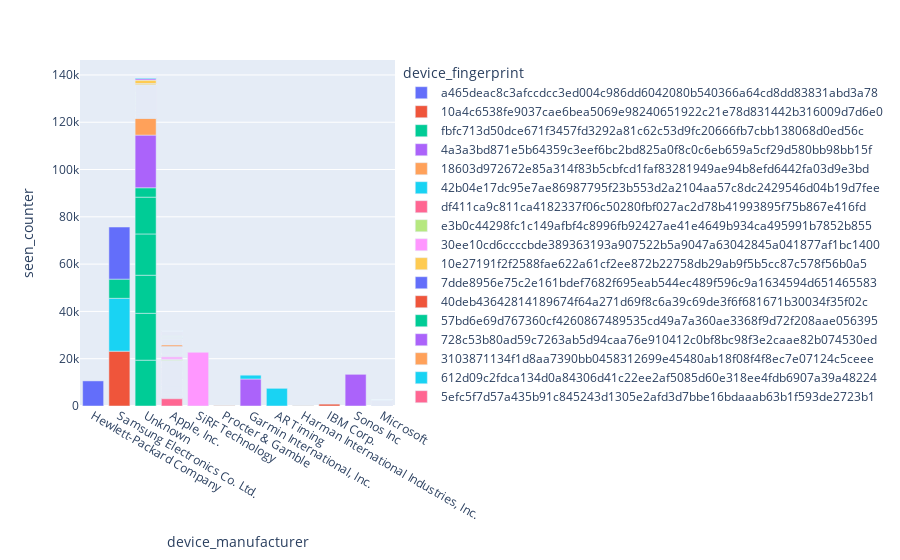

Notebook code for this chart:
### Code cell
# Get all devices with a device fingerprint, seen since the cut-off
qs = Device.objects.filter(
    device_fingerprint__isnull=False,
    seen_last__gte=cut_off
).exclude(device_fingerprint__exact='')

# Generate a Pandas dataframe
df = read_frame(qs, fieldnames=['device_fingerprint', 'device_manufacturer', 'seen_counter'])

# Visualize the result using Plotly
fig = px.bar(df, x="device_manufacturer", y="seen_counter", color="device_fingerprint")
fig.show()

### Figure 1 — Plotly figure (JSON) as saved in the notebook; plotly's stock layout.template omitted (floating-point values rounded to 4 significant figures; data arrays with more than 128 entries replaced by an {"elided": "..."} marker saying what was removed)
{"data": [{"alignmentgroup": "True", "hovertemplate": "device_fingerprint=a465deac8c3afccdcc3ed004c986dd6042080b540366a64cd8dd83831abd3a78<br>device_manufacturer=%{x}<br>seen_counter=%{y}<extra></extra>", "legendgroup": "a465deac8c3afccdcc3ed004c986dd6042080b540366a64cd8dd83831abd3a78", "marker": {"color": "#636efa"}, "name": "a465deac8c3afccdcc3ed004c986dd6042080b540366a64cd8dd83831abd3a78", "offsetgroup": "a465deac8c3afccdcc3ed004c986dd6042080b540366a64cd8dd83831abd3a78", "orientation": "v", "showlegend": true, "textposition": "auto", "type": "bar", "x": ["Hewlett-Packard Company"], "xaxis": "x", "y": [10613], "yaxis": "y"}, {"alignmentgroup": "True", "hovertemplate": "device_fingerprint=10a4c6538fe9037cae6bea5069e98240651922c21e78d831442b316009d7d6e0<br>device_manufacturer=%{x}<br>seen_counter=%{y}<extra></extra>", "legendgroup": "10a4c6538fe9037cae6bea5069e98240651922c21e78d831442b316009d7d6e0", "marker": {"color": "#EF553B"}, "name": "10a4c6538fe9037cae6bea5069e98240651922c21e78d831442b316009d7d6e0", "offsetgroup": "10a4c6538fe9037cae6bea5069e98240651922c21e78d831442b316009d7d6e0", "orientation": "v", "showlegend": true, "textposition": "auto", "type": "bar", "x": ["Samsung Electronics Co. Ltd."], "xaxis": "x", "y": [23183], "yaxis": "y"}, {"alignmentgroup": "True", "hovertemplate": "device_fingerprint=fbfc713d50dce671f3457fd3292a81c62c53d9fc20666fb7cbb138068d0ed56c<br>device_manufacturer=%{x}<br>seen_counter=%{y}<extra></extra>", "legendgroup": "fbfc713d50dce671f3457fd3292a81c62c53d9fc20666fb7cbb138068d0ed56c", "marker": {"color": "#00cc96"}, "name": "fbfc713d50dce671f3457fd3292a81c62c53d9fc20666fb7cbb138068d0ed56c", "offsetgroup": "fbfc713d50dce671f3457fd3292a81c62c53d9fc20666fb7cbb138068d0ed56c", "orientation": "v", "showlegend": true, "textposition": "auto", "type": "bar", "x": ["Unknown", "Unknown", "Unknown", "Unknown", "Unknown", "Unknown"], "xaxis": "x", "y": [19376, 19819, 16112, 17446, 15567, 3968], "yaxis": "y"}, {"alignmentgroup": "True", "hovertemplate": "device_fingerprint=4a3a3bd871e5b64359c3eef6bc2bd825a0f8c0c6eb659a5cf29d580bb98bb15f<br>device_manufacturer=%{x}<br>seen_counter=%{y}<extra></extra>", "legendgroup": "4a3a3bd871e5b64359c3eef6bc2bd825a0f8c0c6eb659a5cf29d580bb98bb15f", "marker": {"color": "#ab63fa"}, "name": "4a3a3bd871e5b64359c3eef6bc2bd825a0f8c0c6eb659a5cf29d580bb98bb15f", "offsetgroup": "4a3a3bd871e5b64359c3eef6bc2bd825a0f8c0c6eb659a5cf29d580bb98bb15f", "orientation": "v", "showlegend": true, "textposition": "auto", "type": "bar", "x": ["Unknown"], "xaxis": "x", "y": [22269], "yaxis": "y"}, {"alignmentgroup": "True", "hovertemplate": "device_fingerprint=18603d972672e85a314f83b5cbfcd1faf83281949ae94b8efd6442fa03d9e3bd<br>device_manufacturer=%{x}<br>seen_counter=%{y}<extra></extra>", "legendgroup": "18603d972672e85a314f83b5cbfcd1faf83281949ae94b8efd6442fa03d9e3bd", "marker": {"color": "#FFA15A"}, "name": "18603d972672e85a314f83b5cbfcd1faf83281949ae94b8efd6442fa03d9e3bd", "offsetgroup": "18603d972672e85a314f83b5cbfcd1faf83281949ae94b8efd6442fa03d9e3bd", "orientation": "v", "showlegend": true, "textposition": "auto", "type": "bar", "x": ["Unknown"], "xaxis": "x", "y": [7333], "yaxis": "y"}, {"alignmentgroup": "True", "hovertemplate": "device_fingerprint=42b04e17dc95e7ae86987795f23b553d2a2104aa57c8dc2429546d04b19d7fee<br>device_manufacturer=%{x}<br>seen_counter=%{y}<extra></extra>", "legendgroup": "42b04e17dc95e7ae86987795f23b553d2a2104aa57c8dc2429546d04b19d7fee", "marker": {"color": "#19d3f3"}, "name": "42b04e17dc95e7ae86987795f23b553d2a2104aa57c8dc2429546d04b19d7fee", "offsetgroup": "42b04e17dc95e7ae86987795f23b553d2a2104aa57c8dc2429546d04b19d7fee", "orientation": "v", "showlegend": true, "textposition": "auto", "type": "bar", "x": ["Samsung Electronics Co. Ltd."], "xaxis": "x", "y": [22364], "yaxis": "y"}, {"alignmentgroup": "True", "hovertemplate": "device_fingerprint=df411ca9c811ca4182337f06c50280fbf027ac2d78b41993895f75b867e416fd<br>device_manufacturer=%{x}<br>seen_counter=%{y}<extra></extra>", "legendgroup": "df411ca9c811ca4182337f06c50280fbf027ac2d78b41993895f75b867e416fd", "marker": {"color": "#FF6692"}, "name": "df411ca9c811ca4182337f06c50280fbf027ac2d78b41993895f75b867e416fd", "offsetgroup": "df411ca9c811ca4182337f06c50280fbf027ac2d78b41993895f75b867e416fd", "orientation": "v", "showlegend": true, "textposition": "auto", "type": "bar", "x": ["Apple, Inc."], "xaxis": "x", "y": [3108], "yaxis": "y"}, {"alignmentgroup": "True", "hovertemplate": "device_fingerprint=e3b0c44298fc1c149afbf4c8996fb92427ae41e4649b934ca495991b7852b855<br>device_manufacturer=%{x}<br>seen_counter=%{y}<extra></extra>", "legendgroup": "e3b0c44298fc1c149afbf4c8996fb92427ae41e4649b934ca495991b7852b855", "marker": {"color": "#B6E880"}, "name": "e3b0c44298fc1c149afbf4c8996fb92427ae41e4649b934ca495991b7852b855", "offsetgroup": "e3b0c44298fc1c149afbf4c8996fb92427ae41e4649b934ca495991b7852b855", "orientation": "v", "showlegend": true, "textposition": "auto", "type": "bar", "x": {"elided": "4270 str values"}, "xaxis": "x", "y": {"elided": "4270 int values"}, "yaxis": "y"}, {"alignmentgroup": "True", "hovertemplate": "device_fingerprint=30ee10cd6ccccbde389363193a907522b5a9047a63042845a041877af1bc1400<br>device_manufacturer=%{x}<br>seen_counter=%{y}<extra></extra>", "legendgroup": "30ee10cd6ccccbde389363193a907522b5a9047a63042845a041877af1bc1400", "marker": {"color": "#FF97FF"}, "name": "30ee10cd6ccccbde389363193a907522b5a9047a63042845a041877af1bc1400", "offsetgroup": "30ee10cd6ccccbde389363193a907522b5a9047a63042845a041877af1bc1400", "orientation": "v", "showlegend": true, "textposition": "auto", "type": "bar", "x": ["SiRF Technology"], "xaxis": "x", "y": [22706], "yaxis": "y"}, {"alignmentgroup": "True", "hovertemplate": "device_fingerprint=10e27191f2f2588fae622a61cf2ee872b22758db29ab9f5b5cc87c578f56b0a5<br>device_manufacturer=%{x}<br>seen_counter=%{y}<extra></extra>", "legendgroup": "10e27191f2f2588fae622a61cf2ee872b22758db29ab9f5b5cc87c578f56b0a5", "marker": {"color": "#FECB52"}, "name": "10e27191f2f2588fae622a61cf2ee872b22758db29ab9f5b5cc87c578f56b0a5", "offsetgroup": "10e27191f2f2588fae622a61cf2ee872b22758db29ab9f5b5cc87c578f56b0a5", "orientation": "v", "showlegend": true, "textposition": "auto", "type": "bar", "x": ["Unknown"], "xaxis": "x", "y": [478], "yaxis": "y"}, {"alignmentgroup": "True", "hovertemplate": "device_fingerprint=7dde8956e75c2e161bdef7682f695eab544ec489f596c9a1634594d651465583<br>device_manufacturer=%{x}<br>seen_counter=%{y}<extra></extra>", "legendgroup": "7dde8956e75c2e161bdef7682f695eab544ec489f596c9a1634594d651465583", "marker": {"color": "#636efa"}, "name": "7dde8956e75c2e161bdef7682f695eab544ec489f596c9a1634594d651465583", "offsetgroup": "7dde8956e75c2e161bdef7682f695eab544ec489f596c9a1634594d651465583", "orientation": "v", "showlegend": true, "textposition": "auto", "type": "bar", "x": ["Procter & Gamble"], "xaxis": "x", "y": [85], "yaxis": "y"}, {"alignmentgroup": "True", "hovertemplate": "device_fingerprint=40deb43642814189674f64a271d69f8c6a39c69de3f6f681671b30034f35f02c<br>device_manufacturer=%{x}<br>seen_counter=%{y}<extra></extra>", "legendgroup": "40deb43642814189674f64a271d69f8c6a39c69de3f6f681671b30034f35f02c", "marker": {"color": "#EF553B"}, "name": "40deb43642814189674f64a271d69f8c6a39c69de3f6f681671b30034f35f02c", "offsetgroup": "40deb43642814189674f64a271d69f8c6a39c69de3f6f681671b30034f35f02c", "orientation": "v", "showlegend": true, "textposition": "auto", "type": "bar", "x": ["Procter & Gamble"], "xaxis": "x", "y": [113], "yaxis": "y"}, {"alignmentgroup": "True", "hovertemplate": "device_fingerprint=57bd6e69d767360cf4260867489535cd49a7a360ae3368f9d72f208aae056395<br>device_manufacturer=%{x}<br>seen_counter=%{y}<extra></extra>", "legendgroup": "57bd6e69d767360cf4260867489535cd49a7a360ae3368f9d72f208aae056395", "marker": {"color": "#00cc96"}, "name": "57bd6e69d767360cf4260867489535cd49a7a360ae3368f9d72f208aae056395", "offsetgroup": "57bd6e69d767360cf4260867489535cd49a7a360ae3368f9d72f208aae056395", "orientation": "v", "showlegend": true, "textposition": "auto", "type": "bar", "x": ["Samsung Electronics Co. Ltd."], "xaxis": "x", "y": [8106], "yaxis": "y"}, {"alignmentgroup": "True", "hovertemplate": "device_fingerprint=728c53b80ad59c7263ab5d94caa76e910412c0bf8bc98f3e2caae82b074530ed<br>device_manufacturer=%{x}<br>seen_counter=%{y}<extra></extra>", "legendgroup": "728c53b80ad59c7263ab5d94caa76e910412c0bf8bc98f3e2caae82b074530ed", "marker": {"color": "#ab63fa"}, "name": "728c53b80ad59c7263ab5d94caa76e910412c0bf8bc98f3e2caae82b074530ed", "offsetgroup": "728c53b80ad59c7263ab5d94caa76e910412c0bf8bc98f3e2caae82b074530ed", "orientation": "v", "showlegend": true, "textposition": "auto", "type": "bar", "x": ["Garmin International, Inc."], "xaxis": "x", "y": [11414], "yaxis": "y"}, {"alignmentgroup": "True", "hovertemplate": "device_fingerprint=3103871134f1d8aa7390bb0458312699e45480ab18f08f4f8ec7e07124c5ceee<br>device_manufacturer=%{x}<br>seen_counter=%{y}<extra></extra>", "legendgroup": "3103871134f1d8aa7390bb0458312699e45480ab18f08f4f8ec7e07124c5ceee", "marker": {"color": "#FFA15A"}, "name": "3103871134f1d8aa7390bb0458312699e45480ab18f08f4f8ec7e07124c5ceee", "offsetgroup": "3103871134f1d8aa7390bb0458312699e45480ab18f08f4f8ec7e07124c5ceee", "orientation": "v", "showlegend": true, "textposition": "auto", "type": "bar", "x": ["Procter & Gamble"], "xaxis": "x", "y": [132], "yaxis": "y"}, {"alignmentgroup": "True", "hovertemplate": "device_fingerprint=612d09c2fdca134d0a84306d41c22ee2af5085d60e318ee4fdb6907a39a48224<br>device_manufacturer=%{x}<br>seen_counter=%{y}<extra></extra>", "legendgroup": "612d09c2fdca134d0a84306d41c22ee2af5085d60e318ee4fdb6907a39a48224", "marker": {"color": "#19d3f3"}, "name": "612d09c2fdca134d0a84306d41c22ee2af5085d60e318ee4fdb6907a39a48224", "offsetgroup": "612d09c2fdca134d0a84306d41c22ee2af5085d60e318ee4fdb6907a39a48224", "orientation": "v", "showlegend": true, "textposition": "auto", "type": "bar", "x": ["AR Timing"], "xaxis": "x", "y": [7473], "yaxis": "y"}, {"alignmentgroup": "True", "hovertemplate": "device_fingerprint=5efc5f7d57a435b91c845243d1305e2afd3d7bbe16bdaaab63b1f593de2723b1<br>device_manufacturer=%{x}<br>seen_counter=%{y}<extra></extra>", "legendgroup": "5efc5f7d57a435b91c845243d1305e2afd3d7bbe16bdaaab63b1f593de2723b1", "marker": {"color": "#FF6692"}, "name": "5efc5f7d57a435b91c845243d1305e2afd3d7bbe16bdaaab63b1f593de2723b1", "offsetgroup": "5efc5f7d57a435b91c845243d1305e2afd3d7bbe16bdaaab63b1f593de2723b1", "orientation": "v", "showlegend": true, "textposition": "auto", "type": "bar", "x": ["Apple, Inc."], "xaxis": "x", "y": [318], "yaxis": "y"}, {"alignmentgroup": "True", "hovertemplate": "device_fingerprint=73cc8e9372708ce766f5ee8813682d61aec8928127123d7598543e375c372042<br>device_manufacturer=%{x}<br>seen_counter=%{y}<extra></extra>", "legendgroup": "73cc8e9372708ce766f5ee8813682d61aec8928127123d7598543e375c372042", "marker": {"color": "#B6E880"}, "name": "73cc8e9372708ce766f5ee8813682d61aec8928127123d7598543e375c372042", "offsetgroup": "73cc8e9372708ce766f5ee8813682d61aec8928127123d7598543e375c372042", "orientation": "v", "showlegend": true, "textposition": "auto", "type": "bar", "x": ["Harman International Industries, Inc."], "xaxis": "x", "y": [128], "yaxis": "y"}, {"alignmentgroup": "True", "hovertemplate": "device_fingerprint=1a3a872992f7ab63313b685b23eb9ce5c5c9f4d99c10d7e4be05581e7049399b<br>device_manufacturer=%{x}<br>seen_counter=%{y}<extra></extra>", "legendgroup": "1a3a872992f7ab63313b685b23eb9ce5c5c9f4d99c10d7e4be05581e7049399b", "marker": {"color": "#FF97FF"}, "name": "1a3a872992f7ab63313b685b23eb9ce5c5c9f4d99c10d7e4be05581e7049399b", "offsetgroup": "1a3a872992f7ab63313b685b23eb9ce5c5c9f4d99c10d7e4be05581e7049399b", "orientation": "v", "showlegend": true, "textposition": "auto", "type": "bar", "x": ["Apple, Inc."], "xaxis": "x", "y": [26], "yaxis": "y"}, {"alignmentgroup": "True", "hovertemplate": "device_fingerprint=9d6fb2cf4f06bdbbea2fa100b092607345ec3e8f7733c6494fd5680be18c4688<br>device_manufacturer=%{x}<br>seen_counter=%{y}<extra></extra>", "legendgroup": "9d6fb2cf4f06bdbbea2fa100b092607345ec3e8f7733c6494fd5680be18c4688", "marker": {"color": "#FECB52"}, "name": "9d6fb2cf4f06bdbbea2fa100b092607345ec3e8f7733c6494fd5680be18c4688", "offsetgroup": "9d6fb2cf4f06bdbbea2fa100b092607345ec3e8f7733c6494fd5680be18c4688", "orientation": "v", "showlegend": true, "textposition": "auto", "type": "bar", "x": ["Apple, Inc."], "xaxis": "x", "y": [74], "yaxis": "y"}, {"alignmentgroup": "True", "hovertemplate": "device_fingerprint=13ada7172958af1831cf2ace612e776d6ce5802e98bf2a76e8140a820119b402<br>device_manufacturer=%{x}<br>seen_counter=%{y}<extra></extra>", "legendgroup": "13ada7172958af1831cf2ace612e776d6ce5802e98bf2a76e8140a820119b402", "marker": {"color": "#636efa"}, "name": "13ada7172958af1831cf2ace612e776d6ce5802e98bf2a76e8140a820119b402", "offsetgroup": "13ada7172958af1831cf2ace612e776d6ce5802e98bf2a76e8140a820119b402", "orientation": "v", "showlegend": true, "textposition": "auto", "type": "bar", "x": ["Samsung Electronics Co. Ltd."], "xaxis": "x", "y": [22037], "yaxis": "y"}, {"alignmentgroup": "True", "hovertemplate": "device_fingerprint=4e568dd0e44e107f7c76737f144625068f54b9478677b6553d82fb8ea897d438<br>device_manufacturer=%{x}<br>seen_counter=%{y}<extra></extra>", "legendgroup": "4e568dd0e44e107f7c76737f144625068f54b9478677b6553d82fb8ea897d438", "marker": {"color": "#EF553B"}, "name": "4e568dd0e44e107f7c76737f144625068f54b9478677b6553d82fb8ea897d438", "offsetgroup": "4e568dd0e44e107f7c76737f144625068f54b9478677b6553d82fb8ea897d438", "orientation": "v", "showlegend": true, "textposition": "auto", "type": "bar", "x": ["IBM Corp."], "xaxis": "x", "y": [773], "yaxis": "y"}, {"alignmentgroup": "True", "hovertemplate": "device_fingerprint=e05ed4080b5b604bf02efb05bd9c7a2fe689bd38926b609241e5be679522e570<br>device_manufacturer=%{x}<br>seen_counter=%{y}<extra></extra>", "legendgroup": "e05ed4080b5b604bf02efb05bd9c7a2fe689bd38926b609241e5be679522e570", "marker": {"color": "#00cc96"}, "name": "e05ed4080b5b604bf02efb05bd9c7a2fe689bd38926b609241e5be679522e570", "offsetgroup": "e05ed4080b5b604bf02efb05bd9c7a2fe689bd38926b609241e5be679522e570", "orientation": "v", "showlegend": true, "textposition": "auto", "type": "bar", "x": ["Apple, Inc."], "xaxis": "x", "y": [312], "yaxis": "y"}, {"alignmentgroup": "True", "hovertemplate": "device_fingerprint=846d9feebf1f36b521a5978f44ac179ff4d0a193b8f5d76b2bf317886418274c<br>device_manufacturer=%{x}<br>seen_counter=%{y}<extra></extra>", "legendgroup": "846d9feebf1f36b521a5978f44ac179ff4d0a193b8f5d76b2bf317886418274c", "marker": {"color": "#ab63fa"}, "name": "846d9feebf1f36b521a5978f44ac179ff4d0a193b8f5d76b2bf317886418274c", "offsetgroup": "846d9feebf1f36b521a5978f44ac179ff4d0a193b8f5d76b2bf317886418274c", "orientation": "v", "showlegend": true, "textposition": "auto", "type": "bar", "x": ["Sonos Inc"], "xaxis": "x", "y": [13395], "yaxis": "y"}, {"alignmentgroup": "True", "hovertemplate": "device_fingerprint=7c8c82425860e28159d0f5cde7cd4cfbaca759f90b1ece66863d44793eac1693<br>device_manufacturer=%{x}<br>seen_counter=%{y}<extra></extra>", "legendgroup": "7c8c82425860e28159d0f5cde7cd4cfbaca759f90b1ece66863d44793eac1693", "marker": {"color": "#FFA15A"}, "name": "7c8c82425860e28159d0f5cde7cd4cfbaca759f90b1ece66863d44793eac1693", "offsetgroup": "7c8c82425860e28159d0f5cde7cd4cfbaca759f90b1ece66863d44793eac1693", "orientation": "v", "showlegend": true, "textposition": "auto", "type": "bar", "x": {"elided": "3809 str values"}, "xaxis": "x", "y": {"elided": "3809 int values"}, "yaxis": "y"}, {"alignmentgroup": "True", "hovertemplate": "device_fingerprint=5ad49becb9300d4b3dc5f9049b854a34f8e248a593e7dfc733c67f26e532d0b4<br>device_manufacturer=%{x}<br>seen_counter=%{y}<extra></extra>", "legendgroup": "5ad49becb9300d4b3dc5f9049b854a34f8e248a593e7dfc733c67f26e532d0b4", "marker": {"color": "#19d3f3"}, "name": "5ad49becb9300d4b3dc5f9049b854a34f8e248a593e7dfc733c67f26e532d0b4", "offsetgroup": "5ad49becb9300d4b3dc5f9049b854a34f8e248a593e7dfc733c67f26e532d0b4", "orientation": "v", "showlegend": true, "textposition": "auto", "type": "bar", "x": ["Garmin International, Inc.", "Garmin International, Inc.", "Garmin International, Inc."], "xaxis": "x", "y": [1803, 2, 5], "yaxis": "y"}, {"alignmentgroup": "True", "hovertemplate": "device_fingerprint=f2a50c3794a33b1ff8e036eeb8191e99e8c41647e082fb94a5bfece2b923f619<br>device_manufacturer=%{x}<br>seen_counter=%{y}<extra></extra>", "legendgroup": "f2a50c3794a33b1ff8e036eeb8191e99e8c41647e082fb94a5bfece2b923f619", "marker": {"color": "#FF6692"}, "name": "f2a50c3794a33b1ff8e036eeb8191e99e8c41647e082fb94a5bfece2b923f619", "offsetgroup": "f2a50c3794a33b1ff8e036eeb8191e99e8c41647e082fb94a5bfece2b923f619", "orientation": "v", "showlegend": true, "textposition": "auto", "type": "bar", "x": ["Unknown"], "xaxis": "x", "y": [20], "yaxis": "y"}, {"alignmentgroup": "True", "hovertemplate": "device_fingerprint=0e59b9a468e62cf0edb842c4eac138571f669c0eb8ca71f8dac8023f24ba81c3<br>device_manufacturer=%{x}<br>seen_counter=%{y}<extra></extra>", "legendgroup": "0e59b9a468e62cf0edb842c4eac138571f669c0eb8ca71f8dac8023f24ba81c3", "marker": {"color": "#B6E880"}, "name": "0e59b9a468e62cf0edb842c4eac138571f669c0eb8ca71f8dac8023f24ba81c3", "offsetgroup": "0e59b9a468e62cf0edb842c4eac138571f669c0eb8ca71f8dac8023f24ba81c3", "orientation": "v", "showlegend": true, "textposition": "auto", "type": "bar", "x": ["Apple, Inc."], "xaxis": "x", "y": [414], "yaxis": "y"}, {"alignmentgroup": "True", "hovertemplate": "device_fingerprint=bd9d780876aeb33cc0488d97557b66f0ea2e80c9cc27a79a392b0b6f0771e238<br>device_manufacturer=%{x}<br>seen_counter=%{y}<extra></extra>", "legendgroup": "bd9d780876aeb33cc0488d97557b66f0ea2e80c9cc27a79a392b0b6f0771e238", "marker": {"color": "#FF97FF"}, "name": "bd9d780876aeb33cc0488d97557b66f0ea2e80c9cc27a79a392b0b6f0771e238", "offsetgroup": "bd9d780876aeb33cc0488d97557b66f0ea2e80c9cc27a79a392b0b6f0771e238", "orientation": "v", "showlegend": true, "textposition": "auto", "type": "bar", "x": {"elided": "1036 str values"}, "xaxis": "x", "y": {"elided": "1036 int values"}, "yaxis": "y"}, {"alignmentgroup": "True", "hovertemplate": "device_fingerprint=a7940b351d34aa220b4b87ae353baa8fe8ea8a710e9cc205102af867995812ab<br>device_manufacturer=%{x}<br>seen_counter=%{y}<extra></extra>", "legendgroup": "a7940b351d34aa220b4b87ae353baa8fe8ea8a710e9cc205102af867995812ab", "marker": {"color": "#FECB52"}, "name": "a7940b351d34aa220b4b87ae353baa8fe8ea8a710e9cc205102af867995812ab", "offsetgroup": "a7940b351d34aa220b4b87ae353baa8fe8ea8a710e9cc205102af867995812ab", "orientation": "v", "showlegend": true, "textposition": "auto", "type": "bar", "x": ["Unknown"], "xaxis": "x", "y": [1526], "yaxis": "y"}, {"alignmentgroup": "True", "hovertemplate": "device_fingerprint=08596dd079ccf7bef76c02fcec02093ec743a5fdeda5d510abb768dddced7ef8<br>device_manufacturer=%{x}<br>seen_counter=%{y}<extra></extra>", "legendgroup": "08596dd079ccf7bef76c02fcec02093ec743a5fdeda5d510abb768dddced7ef8", "marker": {"color": "#636efa"}, "name": "08596dd079ccf7bef76c02fcec02093ec743a5fdeda5d510abb768dddced7ef8", "offsetgroup": "08596dd079ccf7bef76c02fcec02093ec743a5fdeda5d510abb768dddced7ef8", "orientation": "v", "showlegend": true, "textposition": "auto", "type": "bar", "x": ["Apple, Inc."], "xaxis": "x", "y": [181], "yaxis": "y"}, {"alignmentgroup": "True", "hovertemplate": "device_fingerprint=558abf9c1b17375756e36715745daaf1d2ffe6de869ffc2e083572924067120d<br>device_manufacturer=%{x}<br>seen_counter=%{y}<extra></extra>", "legendgroup": "558abf9c1b17375756e36715745daaf1d2ffe6de869ffc2e083572924067120d", "marker": {"color": "#EF553B"}, "name": "558abf9c1b17375756e36715745daaf1d2ffe6de869ffc2e083572924067120d", "offsetgroup": "558abf9c1b17375756e36715745daaf1d2ffe6de869ffc2e083572924067120d", "orientation": "v", "showlegend": true, "textposition": "auto", "type": "bar", "x": ["Harman International Industries, Inc."], "xaxis": "x", "y": [58], "yaxis": "y"}, {"alignmentgroup": "True", "hovertemplate": "device_fingerprint=aacd834b5cdc64a329e27649143406dd068306542988dfc250d6184745894849<br>device_manufacturer=%{x}<br>seen_counter=%{y}<extra></extra>", "legendgroup": "aacd834b5cdc64a329e27649143406dd068306542988dfc250d6184745894849", "marker": {"color": "#00cc96"}, "name": "aacd834b5cdc64a329e27649143406dd068306542988dfc250d6184745894849", "offsetgroup": "aacd834b5cdc64a329e27649143406dd068306542988dfc250d6184745894849", "orientation": "v", "showlegend": true, "textposition": "auto", "type": "bar", "x": ["Unknown"], "xaxis": "x", "y": [4], "yaxis": "y"}, {"alignmentgroup": "True", "hovertemplate": "device_fingerprint=a993d68352056ebbf8476d83ec32ac5197c53139f76d10c297655d634949cece<br>device_manufacturer=%{x}<br>seen_counter=%{y}<extra></extra>", "legendgroup": "a993d68352056ebbf8476d83ec32ac5197c53139f76d10c297655d634949cece", "marker": {"color": "#ab63fa"}, "name": "a993d68352056ebbf8476d83ec32ac5197c53139f76d10c297655d634949cece", "offsetgroup": "a993d68352056ebbf8476d83ec32ac5197c53139f76d10c297655d634949cece", "orientation": "v", "showlegend": true, "textposition": "auto", "type": "bar", "x": ["Unknown"], "xaxis": "x", "y": [571], "yaxis": "y"}, {"alignmentgroup": "True", "hovertemplate": "device_fingerprint=4956e0288b5a988f52472a5f523c7226f7b194f225d495233426e0b281d95ae5<br>device_manufacturer=%{x}<br>seen_counter=%{y}<extra></extra>", "legendgroup": "4956e0288b5a988f52472a5f523c7226f7b194f225d495233426e0b281d95ae5", "marker": {"color": "#FFA15A"}, "name": "4956e0288b5a988f52472a5f523c7226f7b194f225d495233426e0b281d95ae5", "offsetgroup": "4956e0288b5a988f52472a5f523c7226f7b194f225d495233426e0b281d95ae5", "orientation": "v", "showlegend": true, "textposition": "auto", "type": "bar", "x": ["Apple, Inc."], "xaxis": "x", "y": [736], "yaxis": "y"}, {"alignmentgroup": "True", "hovertemplate": "device_fingerprint=7a7a62f899f7c6909e18b3ed3787593e23b39a4739264d8c06d19fc961ad72a2<br>device_manufacturer=%{x}<br>seen_counter=%{y}<extra></extra>", "legendgroup": "7a7a62f899f7c6909e18b3ed3787593e23b39a4739264d8c06d19fc961ad72a2", "marker": {"color": "#19d3f3"}, "name": "7a7a62f899f7c6909e18b3ed3787593e23b39a4739264d8c06d19fc961ad72a2", "offsetgroup": "7a7a62f899f7c6909e18b3ed3787593e23b39a4739264d8c06d19fc961ad72a2", "orientation": "v", "showlegend": true, "textposition": "auto", "type": "bar", "x": ["Unknown"], "xaxis": "x", "y": [541], "yaxis": "y"}, {"alignmentgroup": "True", "hovertemplate": "device_fingerprint=40a513c7176d93002149136f56ca544478090b38a4c448d2b0f5ac0bd8268e9f<br>device_manufacturer=%{x}<br>seen_counter=%{y}<extra></extra>", "legendgroup": "40a513c7176d93002149136f56ca544478090b38a4c448d2b0f5ac0bd8268e9f", "marker": {"color": "#FF6692"}, "name": "40a513c7176d93002149136f56ca544478090b38a4c448d2b0f5ac0bd8268e9f", "offsetgroup": "40a513c7176d93002149136f56ca544478090b38a4c448d2b0f5ac0bd8268e9f", "orientation": "v", "showlegend": true, "textposition": "auto", "type": "bar", "x": {"elided": "288 str values"}, "xaxis": "x", "y": {"elided": "288 int values"}, "yaxis": "y"}, {"alignmentgroup": "True", "hovertemplate": "device_fingerprint=7b9bbcd659fbe8f95ee49595feec3faef2a875b2acd4c740df7edda8efba338b<br>device_manufacturer=%{x}<br>seen_counter=%{y}<extra></extra>", "legendgroup": "7b9bbcd659fbe8f95ee49595feec3faef2a875b2acd4c740df7edda8efba338b", "marker": {"color": "#B6E880"}, "name": "7b9bbcd659fbe8f95ee49595feec3faef2a875b2acd4c740df7edda8efba338b", "offsetgroup": "7b9bbcd659fbe8f95ee49595feec3faef2a875b2acd4c740df7edda8efba338b", "orientation": "v", "showlegend": true, "textposition": "auto", "type": "bar", "x": ["Apple, Inc.", "Apple, Inc.", "Apple, Inc.", "Apple, Inc.", "Apple, Inc.", "Apple, Inc.", "Apple, Inc.", "Apple, Inc.", "Apple, Inc.", "Apple, Inc.", "Apple, Inc.", "Apple, Inc.", "Apple, Inc.", "Apple, Inc.", "Apple, Inc.", "Apple, Inc.", "Apple, Inc.", "Apple, Inc.", "Apple, Inc.", "Apple, Inc.", "Apple, Inc.", "Apple, Inc.", "Apple, Inc.", "Apple, Inc.", "Apple, Inc.", "Apple, Inc.", "Apple, Inc.", "Apple, Inc.", "Apple, Inc.", "Apple, Inc.", "Apple, Inc.", "Apple, Inc.", "Apple, Inc.", "Apple, Inc.", "Apple, Inc.", "Apple, Inc.", "Apple, Inc.", "Apple, Inc.", "Apple, Inc.", "Apple, Inc.", "Apple, Inc.", "Apple, Inc.", "Apple, Inc.", "Apple, Inc.", "Apple, Inc.", "Apple, Inc.", "Apple, Inc.", "Apple, Inc.", "Apple, Inc.", "Apple, Inc.", "Apple, Inc.", "Apple, Inc.", "Apple, Inc.", "Apple, Inc.", "Apple, Inc.", "Apple, Inc.", "Apple, Inc.", "Apple, Inc.", "Apple, Inc.", "Apple, Inc.", "Apple, Inc.", "Apple, Inc.", "Apple, Inc.", "Apple, Inc.", "Apple, Inc.", "Apple, Inc.", "Apple, Inc.", "Apple, Inc.", "Apple, Inc.", "Apple, Inc.", "Apple, Inc.", "Apple, Inc.", "Apple, Inc.", "Apple, Inc.", "Apple, Inc.", "Apple, Inc.", "Apple, Inc.", "Apple, Inc.", "Apple, Inc.", "Apple, Inc.", "Apple, Inc.", "Apple, Inc.", "Apple, Inc.", "Apple, Inc."], "xaxis": "x", "y": [64, 75, 35, 33, 20, 39, 1, 25, 63, 70, 37, 33, 23, 3, 3, 8, 45, 1, 1, 49, 86, 39, 33, 3, 3, 3, 27, 6, 4, 4, 4, 4, 4, 16, 17, 27, 2, 62, 38, 2, 35, 1, 22, 5, 13, 7, 18, 8, 12, 12, 24, 1, 1, 9, 71, 28, 45, 5, 9, 4, 1, 48, 58, 37, 5, 3, 2, 27, 37, 1, 3, 36, 66, 16, 9, 18, 6, 13, 13, 1, 38, 10, 40, 3], "yaxis": "y"}, {"alignmentgroup": "True", "hovertemplate": "device_fingerprint=33a243e5c5cb90b63406a97fde429f08a9b05b4d32364d3ddbfc3ace2cadcb4f<br>device_manufacturer=%{x}<br>seen_counter=%{y}<extra></extra>", "legendgroup": "33a243e5c5cb90b63406a97fde429f08a9b05b4d32364d3ddbfc3ace2cadcb4f", "marker": {"color": "#FF97FF"}, "name": "33a243e5c5cb90b63406a97fde429f08a9b05b4d32364d3ddbfc3ace2cadcb4f", "offsetgroup": "33a243e5c5cb90b63406a97fde429f08a9b05b4d32364d3ddbfc3ace2cadcb4f", "orientation": "v", "showlegend": true, "textposition": "auto", "type": "bar", "x": {"elided": "998 str values"}, "xaxis": "x", "y": {"elided": "998 int values"}, "yaxis": "y"}, {"alignmentgroup": "True", "hovertemplate": "device_fingerprint=602320aa0986644b762ed4c138ea41a2ca40dbed1d3ef83bc30541aa16b1eb47<br>device_manufacturer=%{x}<br>seen_counter=%{y}<extra></extra>", "legendgroup": "602320aa0986644b762ed4c138ea41a2ca40dbed1d3ef83bc30541aa16b1eb47", "marker": {"color": "#FECB52"}, "name": "602320aa0986644b762ed4c138ea41a2ca40dbed1d3ef83bc30541aa16b1eb47", "offsetgroup": "602320aa0986644b762ed4c138ea41a2ca40dbed1d3ef83bc30541aa16b1eb47", "orientation": "v", "showlegend": true, "textposition": "auto", "type": "bar", "x": {"elided": "234 str values"}, "xaxis": "x", "y": {"elided": "234 int values"}, "yaxis": "y"}, {"alignmentgroup": "True", "hovertemplate": "device_fingerprint=69f365fa643e8f118542f59a3bbe2387630de420c8aedcec4f496488576d5185<br>device_manufacturer=%{x}<br>seen_counter=%{y}<extra></extra>", "legendgroup": "69f365fa643e8f118542f59a3bbe2387630de420c8aedcec4f496488576d5185", "marker": {"color": "#636efa"}, "name": "69f365fa643e8f118542f59a3bbe2387630de420c8aedcec4f496488576d5185", "offsetgroup": "69f365fa643e8f118542f59a3bbe2387630de420c8aedcec4f496488576d5185", "orientation": "v", "showlegend": true, "textposition": "auto", "type": "bar", "x": ["Apple, Inc.", "Apple, Inc.", "Apple, Inc.", "Apple, Inc.", "Apple, Inc.", "Apple, Inc.", "Apple, Inc.", "Apple, Inc.", "Apple, Inc.", "Apple, Inc.", "Apple, Inc.", "Apple, Inc.", "Apple, Inc.", "Apple, Inc.", "Apple, Inc.", "Apple, Inc.", "Apple, Inc.", "Apple, Inc.", "Apple, Inc.", "Apple, Inc.", "Apple, Inc.", "Apple, Inc.", "Apple, Inc.", "Apple, Inc.", "Apple, Inc.", "Apple, Inc.", "Apple, Inc.", "Apple, Inc.", "Apple, Inc.", "Apple, Inc.", "Apple, Inc.", "Apple, Inc.", "Apple, Inc.", "Apple, Inc.", "Apple, Inc.", "Apple, Inc.", "Apple, Inc.", "Apple, Inc.", "Apple, Inc.", "Apple, Inc.", "Apple, Inc.", "Apple, Inc.", "Apple, Inc.", "Apple, Inc.", "Apple, Inc.", "Apple, Inc.", "Apple, Inc.", "Apple, Inc.", "Apple, Inc.", "Apple, Inc.", "Apple, Inc.", "Apple, Inc.", "Apple, Inc.", "Apple, Inc.", "Apple, Inc.", "Apple, Inc.", "Apple, Inc.", "Apple, Inc.", "Apple, Inc.", "Apple, Inc.", "Apple, Inc.", "Apple, Inc.", "Apple, Inc.", "Apple, Inc.", "Apple, Inc.", "Apple, Inc.", "Apple, Inc.", "Apple, Inc.", "Apple, Inc.", "Apple, Inc.", "Apple, Inc.", "Apple, Inc.", "Apple, Inc.", "Apple, Inc.", "Apple, Inc.", "Apple, Inc.", "Apple, Inc.", "Apple, Inc.", "Apple, Inc.", "Apple, Inc.", "Apple, Inc.", "Apple, Inc.", "Apple, Inc.", "Apple, Inc.", "Apple, Inc.", "Apple, Inc.", "Apple, Inc.", "Apple, Inc.", "Apple, Inc.", "Apple, Inc.", "Apple, Inc.", "Apple, Inc.", "Apple, Inc.", "Apple, Inc.", "Apple, Inc.", "Apple, Inc.", "Apple, Inc."], "xaxis": "x", "y": [1, 1, 3, 2, 1, 3, 1, 3, 1, 1, 3, 3, 1, 3, 3, 3, 1, 1, 3, 2, 3, 3, 3, 2, 3, 3, 3, 3, 1, 1, 2, 3, 3, 3, 1, 1, 2, 1, 3, 3, 3, 1, 1, 1, 10, 8, 6, 6, 6, 9, 12, 4, 1, 2, 2, 1, 1, 1, 2, 3, 3, 3, 3, 3, 1, 3, 1, 1, 2, 2, 3, 4, 3, 1, 3, 1, 1, 1, 3, 3, 2, 3, 2, 2, 2, 1, 3, 3, 1, 4, 4, 4, 2, 2, 1, 1, 1], "yaxis": "y"}, {"alignmentgroup": "True", "hovertemplate": "device_fingerprint=cfdecc9319015bd27a778f986820349efeb46d4c3e1f717fcbd6e407091057cf<br>device_manufacturer=%{x}<br>seen_counter=%{y}<extra></extra>", "legendgroup": "cfdecc9319015bd27a778f986820349efeb46d4c3e1f717fcbd6e407091057cf", "marker": {"color": "#EF553B"}, "name": "cfdecc9319015bd27a778f986820349efeb46d4c3e1f717fcbd6e407091057cf", "offsetgroup": "cfdecc9319015bd27a778f986820349efeb46d4c3e1f717fcbd6e407091057cf", "orientation": "v", "showlegend": true, "textposition": "auto", "type": "bar", "x": ["Apple, Inc.", "Apple, Inc.", "Apple, Inc.", "Apple, Inc.", "Apple, Inc.", "Apple, Inc.", "Apple, Inc.", "Apple, Inc.", "Apple, Inc.", "Apple, Inc.", "Apple, Inc.", "Apple, Inc.", "Apple, Inc.", "Apple, Inc.", "Apple, Inc.", "Apple, Inc.", "Apple, Inc.", "Apple, Inc.", "Apple, Inc.", "Apple, Inc.", "Apple, Inc.", "Apple, Inc.", "Apple, Inc.", "Apple, Inc.", "Apple, Inc.", "Apple, Inc.", "Apple, Inc.", "Apple, Inc.", "Apple, Inc.", "Apple, Inc.", "Apple, Inc.", "Apple, Inc.", "Apple, Inc.", "Apple, Inc.", "Apple, Inc.", "Apple, Inc.", "Apple, Inc.", "Apple, Inc.", "Apple, Inc.", "Apple, Inc.", "Apple, Inc.", "Apple, Inc.", "Apple, Inc.", "Apple, Inc.", "Apple, Inc.", "Apple, Inc.", "Apple, Inc.", "Apple, Inc.", "Apple, Inc.", "Apple, Inc.", "Apple, Inc.", "Apple, Inc.", "Apple, Inc.", "Apple, Inc.", "Apple, Inc.", "Apple, Inc.", "Apple, Inc.", "Apple, Inc.", "Apple, Inc.", "Apple, Inc.", "Apple, Inc.", "Apple, Inc.", "Apple, Inc.", "Apple, Inc.", "Apple, Inc.", "Apple, Inc.", "Apple, Inc.", "Apple, Inc.", "Apple, Inc.", "Apple, Inc.", "Apple, Inc.", "Apple, Inc.", "Apple, Inc.", "Apple, Inc.", "Apple, Inc.", "Apple, Inc.", "Apple, Inc.", "Apple, Inc.", "Apple, Inc.", "Apple, Inc.", "Apple, Inc.", "Apple, Inc.", "Apple, Inc.", "Apple, Inc.", "Apple, Inc.", "Apple, Inc.", "Apple, Inc.", "Apple, Inc.", "Apple, Inc.", "Apple, Inc.", "Apple, Inc.", "Apple, Inc.", "Apple, Inc.", "Apple, Inc.", "Apple, Inc.", "Apple, Inc.", "Apple, Inc.", "Apple, Inc.", "Apple, Inc.", "Apple, Inc.", "Apple, Inc.", "Apple, Inc.", "Apple, Inc."], "xaxis": "x", "y": [1, 1, 1, 4, 4, 5, 5, 5, 5, 4, 4, 5, 4, 5, 4, 4, 4, 5, 4, 5, 1, 2, 2, 2, 1, 3, 2, 2, 1, 4, 1, 1, 3, 1, 3, 3, 4, 4, 5, 5, 4, 5, 4, 5, 5, 4, 5, 5, 4, 5, 5, 4, 4, 1, 1, 2, 1, 1, 3, 5, 4, 5, 5, 4, 5, 4, 4, 5, 5, 4, 4, 4, 5, 4, 4, 5, 4, 5, 4, 6, 5, 4, 3, 2, 2, 1, 4, 1, 3, 2, 4, 4, 5, 3, 4, 1, 1, 1, 2, 1, 1, 1, 1], "yaxis": "y"}, {"alignmentgroup": "True", "hovertemplate": "device_fingerprint=af0389abc2c89015ccb01a217209fc60a69ca6f30a3216f78dd354eba1791ccf<br>device_manufacturer=%{x}<br>seen_counter=%{y}<extra></extra>", "legendgroup": "af0389abc2c89015ccb01a217209fc60a69ca6f30a3216f78dd354eba1791ccf", "marker": {"color": "#00cc96"}, "name": "af0389abc2c89015ccb01a217209fc60a69ca6f30a3216f78dd354eba1791ccf", "offsetgroup": "af0389abc2c89015ccb01a217209fc60a69ca6f30a3216f78dd354eba1791ccf", "orientation": "v", "showlegend": true, "textposition": "auto", "type": "bar", "x": ["Apple, Inc.", "Apple, Inc."], "xaxis": "x", "y": [2, 3], "yaxis": "y"}, {"alignmentgroup": "True", "hovertemplate": "device_fingerprint=c3f5b9b88cb85fc6e73461f334903ac69346641c57c3dbd58849e3837d277474<br>device_manufacturer=%{x}<br>seen_counter=%{y}<extra></extra>", "legendgroup": "c3f5b9b88cb85fc6e73461f334903ac69346641c57c3dbd58849e3837d277474", "marker": {"color": "#ab63fa"}, "name": "c3f5b9b88cb85fc6e73461f334903ac69346641c57c3dbd58849e3837d277474", "offsetgroup": "c3f5b9b88cb85fc6e73461f334903ac69346641c57c3dbd58849e3837d277474", "orientation": "v", "showlegend": true, "textposition": "auto", "type": "bar", "x": ["Unknown", "Unknown", "Unknown", "Unknown", "Unknown", "Unknown"], "xaxis": "x", "y": [1, 1, 1, 1, 1, 1], "yaxis": "y"}, {"alignmentgroup": "True", "hovertemplate": "device_fingerprint=a73fcf339640929207281fb8e038884806e2eb0840f2245694dbba1d5cc89e65<br>device_manufacturer=%{x}<br>seen_counter=%{y}<extra></extra>", "legendgroup": "a73fcf339640929207281fb8e038884806e2eb0840f2245694dbba1d5cc89e65", "marker": {"color": "#FFA15A"}, "name": "a73fcf339640929207281fb8e038884806e2eb0840f2245694dbba1d5cc89e65", "offsetgroup": "a73fcf339640929207281fb8e038884806e2eb0840f2245694dbba1d5cc89e65", "orientation": "v", "showlegend": true, "textposition": "auto", "type": "bar", "x": ["Unknown"], "xaxis": "x", "y": [1], "yaxis": "y"}], "layout": {"barmode": "relative", "legend": {"title": {"text": "device_fingerprint"}, "tracegroupgap": 0}, "margin": {"t": 60}, "xaxis": {"anchor": "y", "domain": [0, 1], "title": {"text": "device_manufacturer"}}, "yaxis": {"anchor": "x", "domain": [0, 1], "title": {"text": "seen_counter"}}}}
